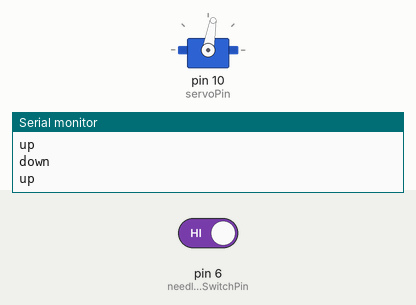
This sketch was run on a simulated Arduino Uno, built with avr-gcc and run on an emulated ATmega328P. Parts: servo, the last lines printed to the serial monitor. Inputs (shaded band) come from the test bench; at power-on: pin 6 (needleUpSwitchPin) HIGH.

Above: at 7.8 s.
7.9 s: pin 6 (needleUpSwitchPin) driven LOW
At 12.6 s:
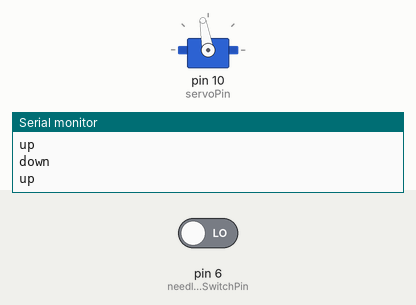
13.0 s: pin 6 (needleUpSwitchPin) driven HIGH
At 16.3 s:
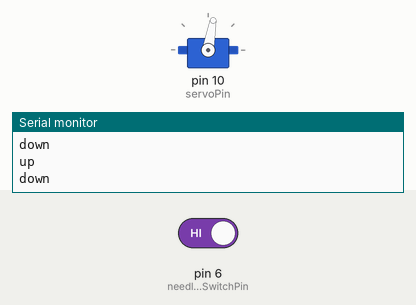
Timing chart, 0 to 17.8 s (numbered marks = the images above; inputs shaded):
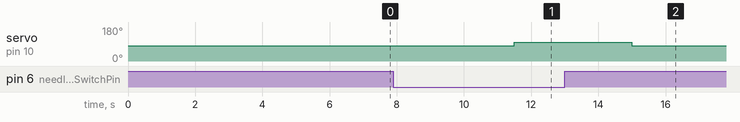

The sketch:

Motor2.ino
```cpp
#include <Servo.h>

// Declare Pin outs
const int drawerPin = 5;
const int needleUpSwitchPin = 6;
const int speakerPin = 9;
const int servoPin = 10;
const int ledPin =  13;
const int pot1Pin =  A0;
const int pot2Pin =  A1;
const int pot3Pin =  A2;
const int pot4Pin =  A3;

//Low and High frequencies mapped to by the potentiometer
const int lowFreq = 60;
const int highFreq = 2000;

//Speeds of the Servo for moving the needles
const int downSpeed = 80;
const int upSpeed = 100;

// Number of Milliseconds for moving the needles down
const int downTime = 500;
Servo myServo;

enum State {
  justClosed,
  fullyClosed,
  justOpen,
  fullyOpen
};

State systemState = fullyOpen;

void setup() {
  Serial.begin(9600);
  moveNeedles("up");
}

void loop() {
  moveNeedles("down");
  delay(2000);
  moveNeedles("up");
  delay(2000);
  //Serial.println(digitalRead(needleUpSwitchPin));
  //delay(10);
}

void moveNeedles(String direction) {
  if(direction == "up") {
    Serial.println("up");
    myServo.attach(servoPin);
    while(!digitalRead(needleUpSwitchPin)) {
      myServo.write(upSpeed);
    };
    myServo.detach();
  } else if (direction == "down") {
    Serial.println("down");
    myServo.attach(servoPin);
    myServo.write(downSpeed);
    delay(downTime);
    myServo.detach();
  }
  return;
}
```

Measured:
- after the input at 7.9 s, servo on pin 10 (servoPin): 80° → 100° after 3.6 s
- after the input at 13.0 s, servo on pin 10 (servoPin): 100° → 80° after 2.0 s
